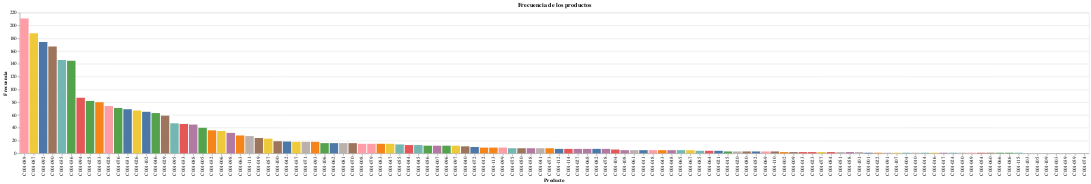

The cell this chart's notebook holds for it:
### Code cell
#Observamos de mayor a menor que producto genera mas ingresos. 
alt.Chart(prod).mark_bar().encode(
    alt.X('Producto',  sort='-y'),
    alt.Y('Suma', title="Frecuencia"),
    alt.Color('Producto', legend=None),
    tooltip=['Producto', 'Suma']
).properties(title="Frecuencia de los productos")

### Figure 1 — Vega-Lite specification as saved in the notebook (floating-point values rounded to 4 significant figures)
{"config": {"view": {"continuousWidth": 400, "continuousHeight": 300}}, "data": {"name": "data-dd5f7b09026422aec2350e39cff2f5fd"}, "mark": "bar", "encoding": {"color": {"field": "Producto", "legend": null, "type": "nominal"}, "tooltip": [{"field": "Producto", "type": "nominal"}, {"field": "Suma", "type": "quantitative"}], "x": {"field": "Producto", "sort": "-y", "type": "nominal"}, "y": {"field": "Suma", "title": "Frecuencia", "type": "quantitative"}}, "title": "Frecuencia de los productos", "$schema": "https://vega.github.io/schema/vega-lite/v4.17.0.json", "datasets": {"data-dd5f7b09026422aec2350e39cff2f5fd": [{"Producto": "C001-089", "Suma": 211.0, "Platillo": "REFRESCO", "Precio": 30}, {"Producto": "C001-087", "Suma": 188.0, "Platillo": "AGUAS FRESCAS", "Precio": 30}, {"Producto": "C001-090", "Suma": 167.0, "Platillo": "CORONA", "Precio": 35}, {"Producto": "C001-092", "Suma": 174.0, "Platillo": "PACIFICO ", "Precio": 35}, {"Producto": "C001-094", "Suma": 87.0, "Platillo": "MODELO", "Precio": 40}, {"Producto": "C001-088", "Suma": 45.0, "Platillo": "AGUA DE COCO NATURAL", "Precio": 40}, {"Producto": "C001-112", "Suma": 7.0, "Platillo": "Agua Natural", "Precio": 20}, {"Producto": "C001-095", "Suma": 47.0, "Platillo": "ULTRA", "Precio": 40}, {"Producto": "C001-114", "Suma": 7.0, "Platillo": "CLAMATO Clamato Preparado", "Precio": 55}, {"Producto": "C001-106", "Suma": 16.0, "Platillo": "RUSAS NORMAL", "Precio": 50}, {"Producto": "C001-108", "Suma": 5.0, "Platillo": "RUSAS (1 LITRO)", "Precio": 70}, {"Producto": "C001-102", "Suma": 65.0, "Platillo": "MICHELADA NORMAL", "Precio": 55}, {"Producto": "C001-104", "Suma": 6.0, "Platillo": "MICHELADAS (1 LITRO)", "Precio": 80}, {"Producto": "C001-053", "Suma": 80.0, "Platillo": "CHICHARRONES DE BOTETE", "Precio": 175}, {"Producto": "C001-046", "Suma": 63.0, "Platillo": "CHABELA", "Precio": 165}, {"Producto": "C001-008", "Suma": 15.0, "Platillo": "AGUACHILE TRICOLOR", "Precio": 255}, {"Producto": "C001-006", "Suma": 35.0, "Platillo": "AGUACHILE (CHICO) ROJO O NEGRO", "Precio": 140}, {"Producto": "C001-025", "Suma": 82.0, "Platillo": "CEVICHE DE CAMARON", "Precio": 45}, {"Producto": "C001-026", "Suma": 67.0, "Platillo": "CEVICHE DE PESCADO", "Precio": 40}, {"Producto": "C001-035", "Suma": 146.0, "Platillo": "ATUN", "Precio": 70}, {"Producto": "C001-036", "Suma": 145.0, "Platillo": "ATUN C/MANGO", "Precio": 80}, {"Producto": "C001-033", "Suma": 46.0, "Platillo": "MARLIN", "Precio": 40}, {"Producto": "C001-028", "Suma": 74.0, "Platillo": "DE AGUACHILE", "Precio": 70}, {"Producto": "C001-029", "Suma": 59.0, "Platillo": "ESPECIAL", "Precio": 145}, {"Producto": "C001-031", "Suma": 69.0, "Platillo": "CAMARON COCIDO", "Precio": 70}, {"Producto": "C001-027", "Suma": 7.0, "Platillo": "CEVICHE DE CAMARON COCIDO", "Precio": 70}, {"Producto": "C001-037", "Suma": 18.0, "Platillo": "CALLO DE LOBINA", "Precio": 70}, {"Producto": "C001-075", "Suma": 8.0, "Platillo": "TACOS GOBERNADOR DE CAMARON (C/4)", "Precio": 200}, {"Producto": "C001-076", "Suma": 71.0, "Platillo": "TACOS GOBERNADOR DE CAMARON (C/U)", "Precio": 55}, {"Producto": "C001-085", "Suma": 4.0, "Platillo": "EMPANADAS DE MARLIN (C/U)", "Precio": 60}, {"Producto": "C001-055", "Suma": 14.0, "Platillo": "PULPO ZARANDEADO", "Precio": 310}, {"Producto": "C001-056", "Suma": 12.0, "Platillo": "LONJA DE SALMON", "Precio": 230}, {"Producto": "C001-057", "Suma": 23.0, "Platillo": "FILETE DE PESCADO AL GUSTO", "Precio": 140}, {"Producto": "C001-062", "Suma": 16.0, "Platillo": "FILETE ZARANDEADO", "Precio": 150}, {"Producto": "C001-061", "Suma": 5.0, "Platillo": "FILETE TERMIDOR", "Precio": 165}, {"Producto": "C001-111", "Suma": 27.0, "Platillo": "FLAN", "Precio": 35}, {"Producto": "C001-064", "Suma": 4.0, "Platillo": "CAMARONES A LA MOMIA", "Precio": 215}, {"Producto": "C001-071", "Suma": 18.0, "Platillo": "CAMARONES ZARANDEADOS", "Precio": 205}, {"Producto": "C001-068", "Suma": 7.0, "Platillo": "CAMARONES TERMIDOR", "Precio": 205}, {"Producto": "C001-001", "Suma": 1.0, "Platillo": "PULPO (GRANDE)", "Precio": 210}, {"Producto": "C001-011", "Suma": 5.0, "Platillo": "CALLO DE LOBINA (GRANDE)", "Precio": 200}, {"Producto": "C001-012", "Suma": 9.0, "Platillo": "CALLO DE LOBINA (CHICO)", "Precio": 145}, {"Producto": "C001-022", "Suma": 1.0, "Platillo": "MOLCAJETE VERDE (FRIO)", "Precio": 265}, {"Producto": "C001-082", "Suma": 7.0, "Platillo": "EMPANADAS DE CAMARON (C/3)", "Precio": 175}, {"Producto": "C001-113", "Suma": 9.0, "Platillo": "1/2 Callo de Hacha", "Precio": 100}, {"Producto": "C001-091", "Suma": 1.0, "Platillo": "TECATE", "Precio": 35}, {"Producto": "C001-093", "Suma": 18.0, "Platillo": "VICTORIA", "Precio": 35}, {"Producto": "C001-103", "Suma": 0.0, "Platillo": "MICHELADA PREMIUM", "Precio": 60}, {"Producto": "C001-105", "Suma": 0.0, "Platillo": "MICHELADAS PREMIUM (1 LITRO)", "Precio": 85}, {"Producto": "C001-107", "Suma": 1.0, "Platillo": "RUSA PREMIUM", "Precio": 55}, {"Producto": "C001-109", "Suma": 0.0, "Platillo": "RUSAS PREMIUM (1 LITRO)", "Precio": 75}, {"Producto": "C001-002", "Suma": 2.0, "Platillo": "PULPO (CHICO)", "Precio": 190}, {"Producto": "C001-003", "Suma": 0.0, "Platillo": "CAMARON COCIDO (GRANDE)", "Precio": 180}, {"Producto": "C001-004", "Suma": 1.0, "Platillo": "CAMARON COCIDO (CHICO)", "Precio": 155}, {"Producto": "C001-005", "Suma": 40.0, "Platillo": "AGUACHILE (GRANDE) ROJO O NEGRO", "Precio": 165}, {"Producto": "C001-007", "Suma": 12.0, "Platillo": "AGUACHILE VERDE EN MOLCAJETE", "Precio": 165}, {"Producto": "C001-009", "Suma": 2.0, "Platillo": "CARACOL (GRANDE)", "Precio": 265}, {"Producto": "C001-050", "Suma": 8.0, "Platillo": "CHABELA PULPO", "Precio": 190}, {"Producto": "C001-010", "Suma": 1.0, "Platillo": "CARACOL (CHICO)", "Precio": 140}, {"Producto": "C001-013", "Suma": 2.0, "Platillo": "AGUACALLO LOBINA (GRANDE)", "Precio": 290}, {"Producto": "C001-014", "Suma": 1.0, "Platillo": "AGUACALLO LOBINA (CHICO)", "Precio": 220}, {"Producto": "C001-015", "Suma": 3.0, "Platillo": "AGUAPULPO (GRANDE)", "Precio": 285}, {"Producto": "C001-016", "Suma": 1.0, "Platillo": "AGUAPULPO (CHICO)", "Precio": 240}, {"Producto": "C001-017", "Suma": 1.0, "Platillo": "GUASAVENA (GRANDE)", "Precio": 650}, {"Producto": "C001-018", "Suma": 5.0, "Platillo": "GUASAVENA (CHICA)", "Precio": 485}, {"Producto": "C001-019", "Suma": 24.0, "Platillo": "GUASAVENA PERSONAL", "Precio": 265}, {"Producto": "C001-020", "Suma": 3.0, "Platillo": "HUITUSENA (GRANDE)", "Precio": 300}, {"Producto": "C001-021", "Suma": 4.0, "Platillo": "HUITUSENA (CHICA)", "Precio": 240}, {"Producto": "C001-023", "Suma": 2.0, "Platillo": "SASHIMI DE ATUN", "Precio": 210}, {"Producto": "C001-024", "Suma": 1.0, "Platillo": "AGUACHILE NEGRO DE ATUN", "Precio": 210}, {"Producto": "C001-030", "Suma": 1.0, "Platillo": "ESPECIAL C/CALLO LOBINA", "Precio": 175}, {"Producto": "C001-032", "Suma": 36.0, "Platillo": "PULPO", "Precio": 80}, {"Producto": "C001-038", "Suma": 8.0, "Platillo": "CAMARON C/PULPO", "Precio": 100}, {"Producto": "C001-039", "Suma": 0.0, "Platillo": "CEVICHE DE CAMARON C/LOBINA", "Precio": 95}, {"Producto": "C001-040", "Suma": 11.0, "Platillo": "CARACOL", "Precio": 70}, {"Producto": "C001-041", "Suma": 8.0, "Platillo": "ORDEN CEV. PESCADO P/LLEVAR", "Precio": 220}, {"Producto": "C001-042", "Suma": 18.5, "Platillo": "ORDEN CEV. PESCADO SERVICIO", "Precio": 230}, {"Producto": "C001-043", "Suma": 5.0, "Platillo": "ORDEN CEV. CAMARON P/LLEVAR", "Precio": 265}, {"Producto": "C001-044", "Suma": 13.0, "Platillo": "ORDEN CEV. CAMARON SERVICIO", "Precio": 275}, {"Producto": "C001-077", "Suma": 2.0, "Platillo": "TACOS GOBERNADOR DE MARLIN (C/4)", "Precio": 180}, {"Producto": "C001-078", "Suma": 7.0, "Platillo": "TACOS GOBERNADOR DE MARLIN (C/U)", "Precio": 50}, {"Producto": "C001-079", "Suma": 15.0, "Platillo": "TACOS GOBERNADOR DE PULPO (C/U)", "Precio": 70}, {"Producto": "C001-080", "Suma": 3.0, "Platillo": "TACOS GOBERNADOR MIXTOS", "Precio": 210}, {"Producto": "C001-081", "Suma": 16.0, "Platillo": "TACO ESPECIAL", "Precio": 80}, {"Producto": "C001-083", "Suma": 15.0, "Platillo": "EMPANADAS DE CAMARON (C/U)", "Precio": 65}, {"Producto": "C001-084", "Suma": 2.0, "Platillo": "EMPANADAS DE MARLIN (C/3)", "Precio": 165}, {"Producto": "C001-045", "Suma": 13.0, "Platillo": "COPA CHICA (2 INGREDIENTES)", "Precio": 130}, {"Producto": "C001-047", "Suma": 15.0, "Platillo": "PLATO GRANDE", "Precio": 190}, {"Producto": "C001-048", "Suma": 5.0, "Platillo": "CON CALLO DE LOBINA (EXTRA)", "Precio": 55}, {"Producto": "C001-049", "Suma": 1.0, "Platillo": "CON CARACOL (EXTRA)", "Precio": 65}, {"Producto": "C001-051", "Suma": 2.0, "Platillo": "PLATO GRANDE PULPO", "Precio": 220}, {"Producto": "C001-052", "Suma": 3.0, "Platillo": "ORDEN DE PATA DE MULA EN SU CONCHA", "Precio": 125}, {"Producto": "C001-054", "Suma": 1.0, "Platillo": "PULPO A LA DIABLA O MEDIA DIABLA", "Precio": 210}, {"Producto": "C001-058", "Suma": 2.0, "Platillo": "FILETE PHILADELFIA", "Precio": 150}, {"Producto": "C001-059", "Suma": 0.0, "Platillo": "FILETE AL CHAMPINON", "Precio": 150}, {"Producto": "C001-060", "Suma": 1.0, "Platillo": "FILETE AL CHIPOTLE", "Precio": 150}, {"Producto": "C001-063", "Suma": 28.0, "Platillo": "CAMARONES AL GUSTO", "Precio": 190}, {"Producto": "C001-065", "Suma": 5.0, "Platillo": "CAMARONES PHILADELFIA", "Precio": 195}, {"Producto": "C001-066", "Suma": 1.0, "Platillo": "CAMARONES AL CHAMPINON", "Precio": 195}, {"Producto": "C001-067", "Suma": 5.0, "Platillo": "CAMARONES AL CHIPOTLE", "Precio": 195}, {"Producto": "C001-069", "Suma": 3.0, "Platillo": "CAMARONES AL TAMARINDO", "Precio": 200}, {"Producto": "C001-070", "Suma": 16.0, "Platillo": "CAMARONES AL COCO", "Precio": 205}, {"Producto": "C001-072", "Suma": 10.0, "Platillo": "DEDOS DE PESCADO ", "Precio": 90}, {"Producto": "C001-073", "Suma": 8.0, "Platillo": "ORDEN DE ARROZ ", "Precio": 40}, {"Producto": "C001-074", "Suma": 0.0, "Platillo": "PAPAS A LA FRANCESA ", "Precio": 30}, {"Producto": "C001-086", "Suma": 1.0, "Platillo": "ORDEN MACHACA DE MARLIN 1 LITRO (PARA LLEVAR)", "Precio": 240}, {"Producto": "C001-096", "Suma": 12.0, "Platillo": "RUSAS DE REFRESCO", "Precio": 40}, {"Producto": "C001-097", "Suma": 12.0, "Platillo": "LIMONADA NATURAL", "Precio": 35}, {"Producto": "C001-098", "Suma": 32.0, "Platillo": "LIMONADA MINERAL", "Precio": 40}, {"Producto": "C001-099", "Suma": 9.0, "Platillo": "NARANJADA NATURAL", "Precio": 35}, {"Producto": "C001-100", "Suma": 19.0, "Platillo": "NARANJADA MINERAL", "Precio": 40}, {"Producto": "C001-101", "Suma": 2.0, "Platillo": "CLAMATO VIRGEN", "Precio": 55}, {"Producto": "C001-110", "Suma": 3.0, "Platillo": "CAFE", "Precio": 30}, {"Producto": "C001-115", "Suma": 1.0, "Platillo": "ORDEN CEVICHE MITOTERO", "Precio": 300}]}}
